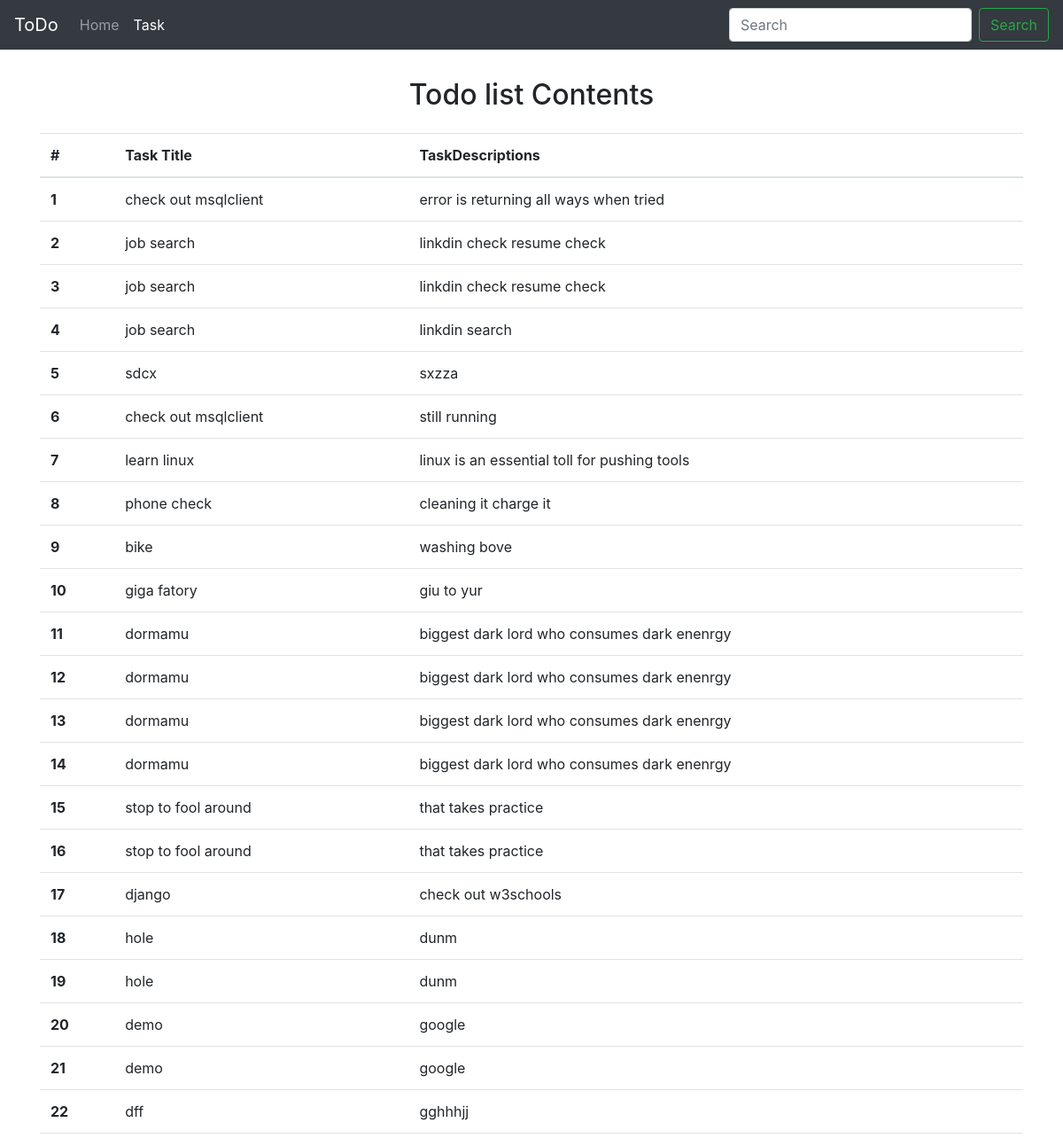
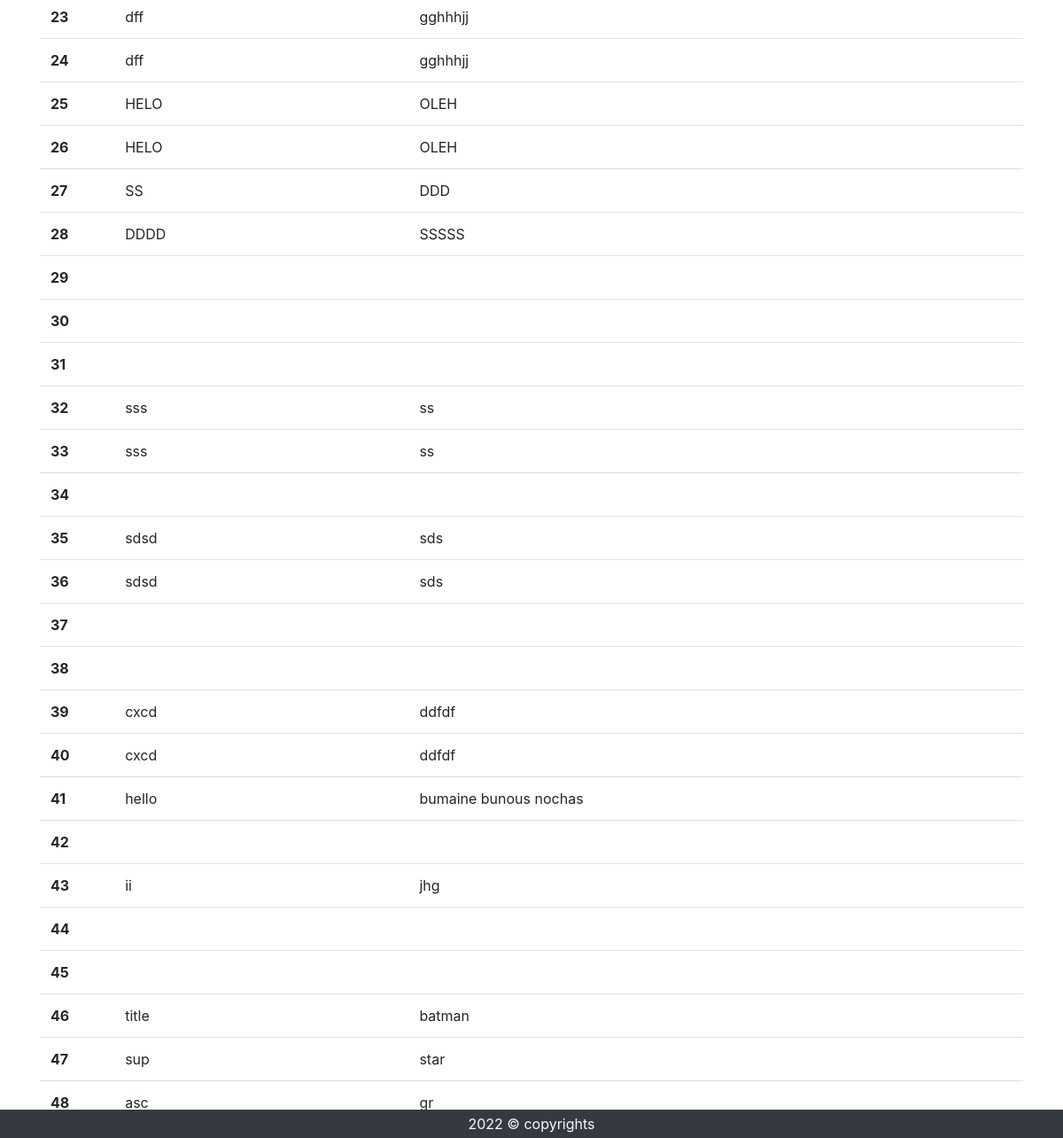
Page /list/ on the committed database (2 pictures, top to bottom).
### Todo/models.py (models this page shows)
class Todo(models.Model):
    taskTitle = models.CharField(max_length=30)
    taskDiscription = models.TextField()
    time = models.DateTimeField(auto_now_add=True)
    def __str__(self):
        return self.taskTitle

### Todo/views.py (the view)
# urls.py: path('list/', views.todoList, name='about')
def todoList(request):
    allmytasks = Todo.objects.all()
    print("allmytasks: ",allmytasks)
    print('---------------------------------------------')
    for each in allmytasks:
        print('each.taskTitle: ',each.taskTitle,'each.taskDiscription: ',each.taskDiscription)
    context={'tasks':allmytasks}
    return render(request,'about.html',context)

### templates/about.html (shortened to what this page needs)
<!doctype html>
<html lang="en">
{%load static%}
<head>
    <link rel="stylesheet" href="https://cdn.jsdelivr.net/npm/bootstrap@4.3.1/dist/css/bootstrap.min.css"
>
</head>
<body>
<nav class="navbar navbar-expand-lg navbar-dark bg-dark">
    <a class="navbar-brand" href="/">ToDo</a>
    <div class="collapse navbar-collapse" id="navbarSupportedContent">
        <ul class="navbar-nav mr-auto">
            <li class="nav-item ">
                <a class="nav-link" href="/">Home<span class="sr-only">(current)</span></a>
            </li>
            <li class="nav-item active">
                <a class="nav-link" href="/">Task<span class="sr-only">(current)</span></a>
            </li>
        </ul>
        <form class="form-inline my-2 my-lg-0">
            <input class="form-control mr-sm-2" type="search" placeholder="Search" aria-label="Search">
            <button class="btn btn-outline-success my-2 my-sm-0" type="submit">Search</button>
        </form>
    </div>
</nav>
<div class="container my-3">
    <h2 class="text-center py-3">Todo list Contents<Task></Task></h2>
    <table class="table">
      <thead>
        <tr>
          <th scope="col">#</th>
          <th scope="col">Task Title</th>
          <th scope="col">TaskDescriptions</th>
        </tr>
      </thead>
      <tbody>
        {% for task in tasks%}
            <tr>
              <th scope="row">{{forloop.counter}}</th>
              <td>{{task.taskTitle}}</td>
              <td>{{task.taskDiscription}}</td>
            </tr>
        {% endfor %}
      </tbody>
    </table>
</div>
    <footer>
        <p class=" my-0 py-1 text-center bg-dark text-light fixed-bottom">2022 &copy; copyrights</p>
    </footer>
</body>
</html>

### rows in the picture
Todo: taskTitle "check out msqlclient", taskDiscription "error is returning all ways when tried"
Todo: taskTitle "job search", taskDiscription "linkdin check resume check"
Todo: taskTitle "job search", taskDiscription "linkdin check resume check"
Todo: taskTitle "job search", taskDiscription "linkdin search"
Todo: taskTitle "sdcx", taskDiscription "sxzza"
Todo: taskTitle "check out msqlclient", taskDiscription "still running"
Todo: taskTitle "learn linux", taskDiscription "linux is an essential toll for pushing tools"
Todo: taskTitle "phone check", taskDiscription "cleaning it charge it"
Todo: taskTitle "bike", taskDiscription "washing bove"
Todo: taskTitle "giga fatory", taskDiscription "giu to yur"
Todo: taskTitle "dormamu", taskDiscription "biggest dark lord who consumes dark enenrgy"
Todo: taskTitle "dormamu", taskDiscription "biggest dark lord who consumes dark enenrgy"
Todo: taskTitle "dormamu", taskDiscription "biggest dark lord who consumes dark enenrgy"
Todo: taskTitle "dormamu", taskDiscription "biggest dark lord who consumes dark enenrgy"
Todo: taskTitle "stop to fool around", taskDiscription "that takes practice"
Todo: taskTitle "stop to fool around", taskDiscription "that takes practice"
Todo: taskTitle "django", taskDiscription "check out w3schools"
Todo: taskTitle "hole", taskDiscription "dunm"
Todo: taskTitle "hole", taskDiscription "dunm"
Todo: taskTitle "demo", taskDiscription "google"
Todo: taskTitle "demo", taskDiscription "google"
Todo: taskTitle "dff", taskDiscription "gghhhjj"
Todo: taskTitle "dff", taskDiscription "gghhhjj"
Todo: taskTitle "dff", taskDiscription "gghhhjj"
Todo: taskTitle "HELO", taskDiscription "OLEH"
Todo: taskTitle "HELO", taskDiscription "OLEH"
Todo: taskTitle "SS", taskDiscription "DDD"
Todo: taskTitle "DDDD", taskDiscription "SSSSS"
Todo: taskTitle "sss", taskDiscription "ss"
Todo: taskTitle "sss", taskDiscription "ss"
Todo: taskTitle "sdsd", taskDiscription "sds"
Todo: taskTitle "sdsd", taskDiscription "sds"
Todo: taskTitle "cxcd", taskDiscription "ddfdf"
Todo: taskTitle "cxcd", taskDiscription "ddfdf"
Todo: taskTitle "hello", taskDiscription "bumaine bunous nochas"
Todo: taskTitle "ii", taskDiscription "jhg"
Todo: taskTitle "title", taskDiscription "batman"
Todo: taskTitle "sup", taskDiscription "star"
Todo: taskTitle "asc", taskDiscription "gr"
